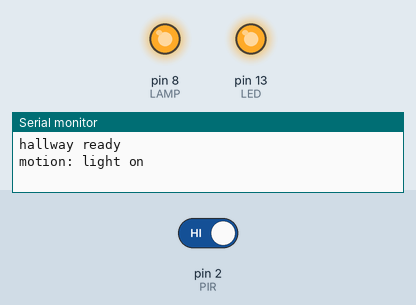
Bench run of a sketch on a simulated Arduino Uno, built with avr-gcc and run on an emulated ATmega328P. Parts: output pins drawn as LEDs (lit = HIGH), the last lines printed to the serial monitor. Inputs (shaded band) come from the test bench; at power-on: pin 2 (PIR) HIGH.

Above: at 1.2 s.
1.3 s: pin 2 (PIR) driven LOW
At 2.1 s:
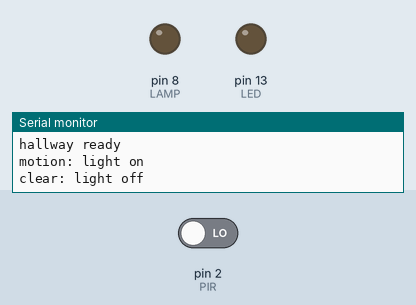
2.8 s: pin 2 (PIR) driven HIGH
At 3.2 s:
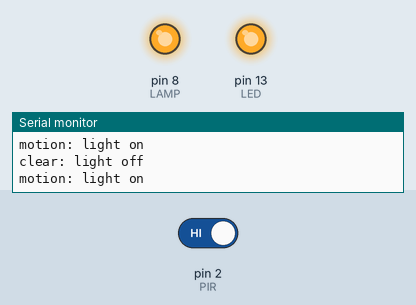
Timing chart, 0 to 5.8 s (numbered marks = the images above; inputs shaded):
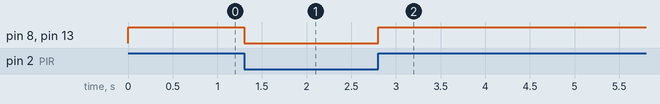

Measured:
- after the input at 1.3 s, pin 8 (LAMP), pin 13 (LED): HIGH → LOW at once
- after the input at 2.8 s, pin 8 (LAMP), pin 13 (LED): LOW → HIGH at once

The sketch:

pir-hallway.ino
```cpp
// pir-hallway — tests assert (BT56): a PIR (OUT on D2) watches a hallway; while it reports
// motion the lamp on D8 and the L LED (D13) are on. Each change prints "motion: light on" or
// "clear: light off" at 115200 baud; "hallway ready" at start.
const uint8_t PIR = 2, LAMP = 8, LED = 13;
bool on = false;

void setup() {
  Serial.begin(115200);
  pinMode(PIR, INPUT);
  pinMode(LAMP, OUTPUT);
  pinMode(LED, OUTPUT);
  Serial.println("hallway ready");
}

void loop() {
  bool motion = digitalRead(PIR) == HIGH;
  if (motion == on) return;
  on = motion;
  digitalWrite(LAMP, on);
  digitalWrite(LED, on);
  Serial.println(on ? "motion: light on" : "clear: light off");
}
```
